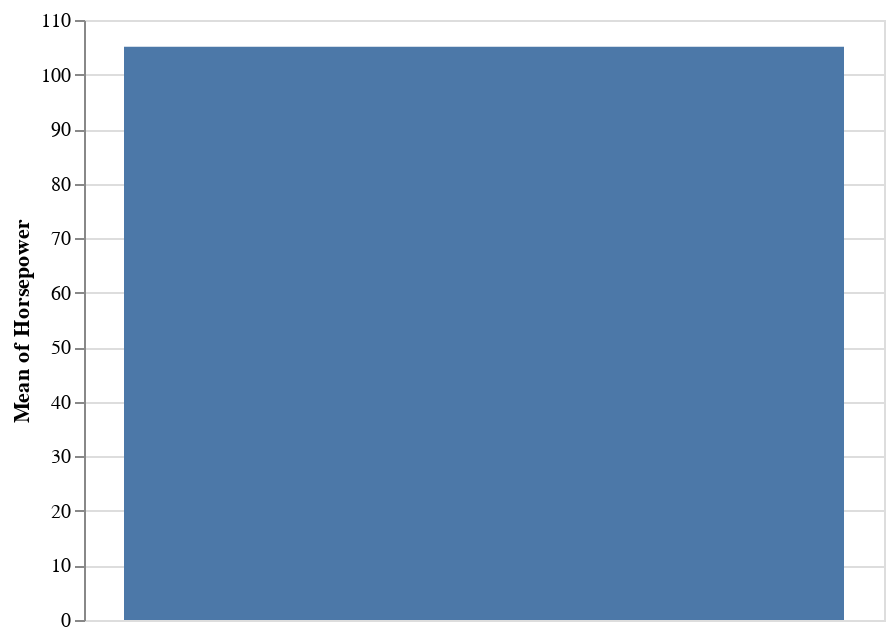

The notebook cell this image was saved under:
### Markdown cell above
## Properties are Being Ignored

Altair might ignore a property that you specified. In the chart below, we are using a `text` channel, which is only compatible with `mark_text`. You do not see an error or a warning about this in the notebook. However, the underlying Vega-Lite library will show a warning in the browser console.  Press <kbd>Alt</kbd>+<kbd>Cmd</kbd>+<kbd>I</kbd> on Mac or <kbd>Alt</kbd>+<kbd>Ctrl</kbd>+<kbd>I</kbd> on Windows and Linux to open the developer tools and click on the `Console` tab. When you run the example in the cell below, you will see a the following warning.

```
WARN text dropped as it is incompatible with "bar".
```

### Code cell
alt.Chart(data.cars()).mark_bar().encode(
    y='mean(Horsepower)',
    text='mean(Acceleration)'
)

### Figure 1 — Vega-Lite specification as saved in the notebook (floating-point values rounded to 4 significant figures; data arrays with more than 128 entries replaced by an {"elided": "..."} marker saying what was removed)
{"$schema": "https://vega.github.io/schema/vega-lite/v3.4.0.json", "config": {"mark": {"tooltip": null}, "view": {"height": 300, "width": 400}}, "data": {"name": "data-f02450ab61490a1363517a0190416235"}, "datasets": {"data-f02450ab61490a1363517a0190416235": {"elided": "406 records"}}, "encoding": {"text": {"aggregate": "mean", "field": "Acceleration", "type": "quantitative"}, "y": {"aggregate": "mean", "field": "Horsepower", "type": "quantitative"}}, "mark": "bar"}
